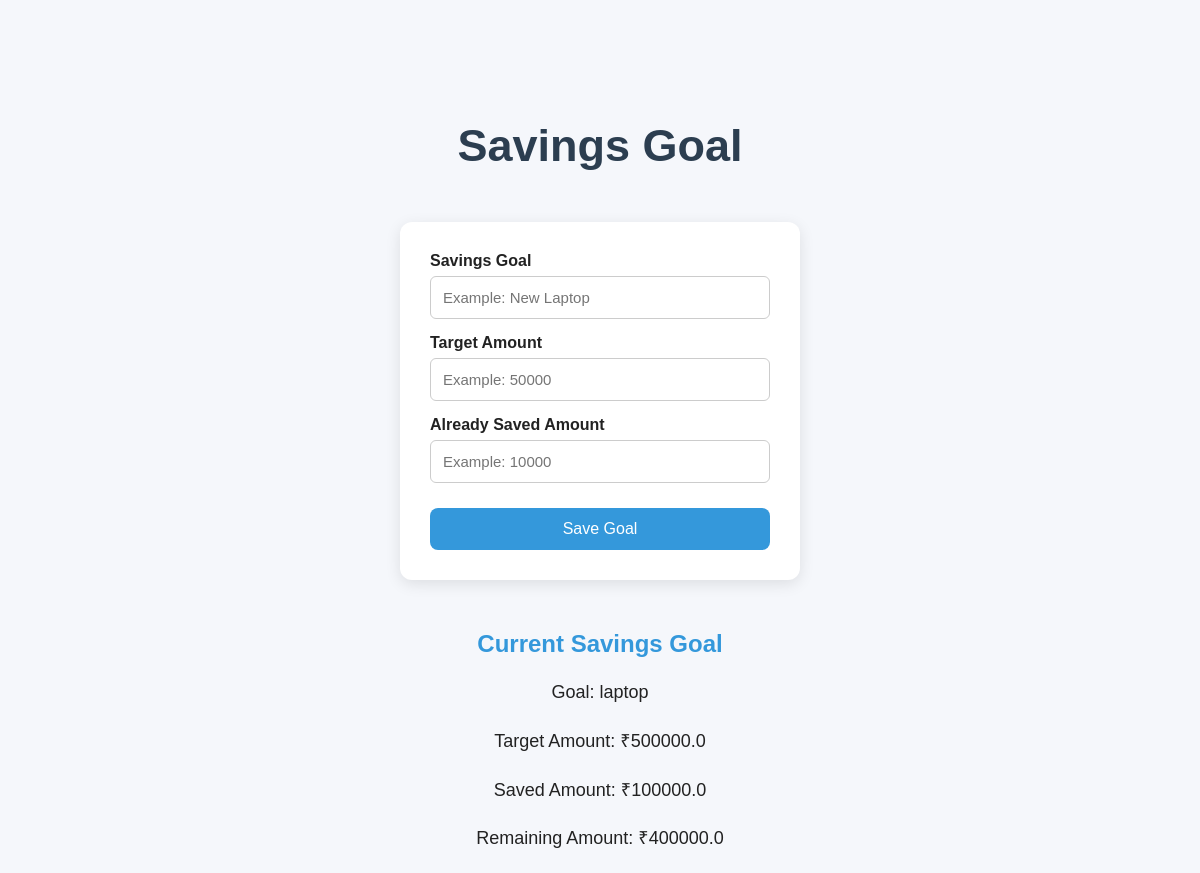
The page /savings on the database its author committed.
### models/savings_model.py (models this page shows)
class Savings(Base):
    __tablename__ = "savings"
    id = Column(Integer, primary_key=True, index=True)
    goal = Column(String, nullable=False)
    target_amount = Column(Float, nullable=False)
    saved_amount = Column(Float, nullable=False)

### main.py (the view)
@app.get("/savings", response_class=HTMLResponse)
def savings_page(request: Request):
    db = SessionLocal()
    savings = db.query(Savings).order_by(Savings.id.desc()).first()
    db.close()
    return templates.TemplateResponse(
        request=request,
        name="savings.html",
        context={
            "request": request,
            "savings": savings
        }
    )

### templates/savings.html (shortened to what this page needs)
<!DOCTYPE html>
<html lang="en">
<head>
    <link rel="stylesheet" href="{{ url_for('static', path='/css/style.css') }}">
</head>
<body>
    <h1>Savings Goal</h1>
    <form method="post" action="/savings">
        <label>Savings Goal</label>
        <input
            type="text"
            name="goal"
            placeholder="Example: New Laptop"
            required
        >
        <label>Target Amount</label>
        <input
            type="number"
            name="target_amount"
            placeholder="Example: 50000"
            step="0.01"
            required
        >
        <label>Already Saved Amount</label>
        <input
            type="number"
            name="saved_amount"
            placeholder="Example: 10000"
            step="0.01"
            required
        >
        <button type="submit">Save Goal</button>
    </form>
    <h2>Current Savings Goal</h2>
    {% if savings %}
        <p>Goal: {{ savings.goal }}</p>
        <p>Target Amount: ₹{{ savings.target_amount }}</p>
        <p>Saved Amount: ₹{{ savings.saved_amount }}</p>
        <p>
            Remaining Amount:
            ₹{{ savings.target_amount - savings.saved_amount }}
        </p>
    {% else %}
        <p>No savings goal set yet.</p>
    {% endif %}
</body>
</html>

### static/css/style.css (style rules this page uses)
* { margin: 0; padding: 0; box-sizing: border-box; }
body { font-family: Arial, sans-serif; background: #f5f7fb; color: #222; text-align: center; }
h1 { margin-top: 120px; font-size: 45px; color: #2c3e50; }
h2 { margin-top: 15px; color: #3498db; }
p { margin: 20px auto; max-width: 600px; font-size: 18px; line-height: 1.6; }
button { margin-top: 20px; padding: 12px 30px; border: none; border-radius: 8px; background: #3498db; color: white; font-size: 16px; cursor: pointer; }
form { width: 400px; margin: 50px auto; padding: 30px; background: white; border-radius: 12px; box-shadow: 0 4px 15px rgba(0, 0, 0, 0.1); }
form label { display: block; text-align: left; margin-bottom: 6px; font-weight: bold; }
form input { width: 100%; padding: 12px; margin-bottom: 15px; border: 1px solid #ccc; border-radius: 6px; font-size: 15px; }
form button { width: 100%; margin-top: 10px; }

### rows shown on the page
Savings: goal "laptop", target_amount "500000.0", saved_amount "100000.0", savings.target_amount-savings.saved_amount "400000.0"
